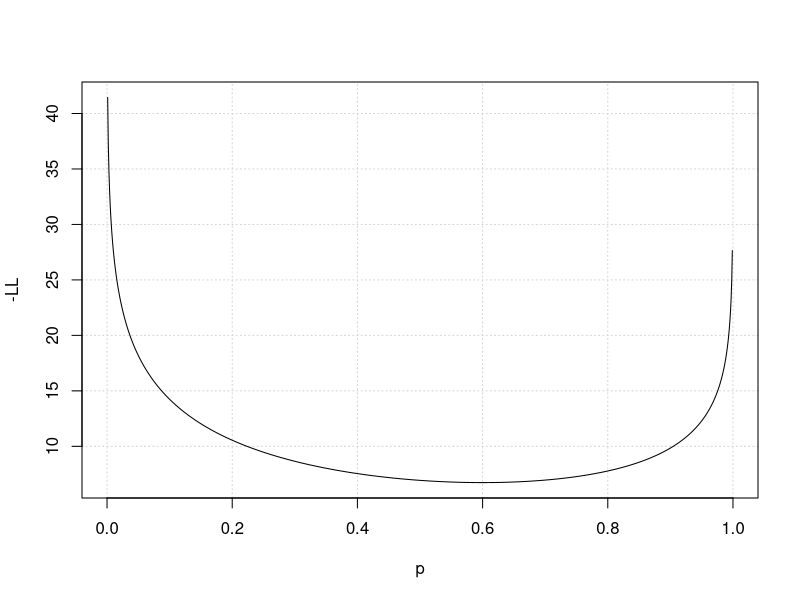
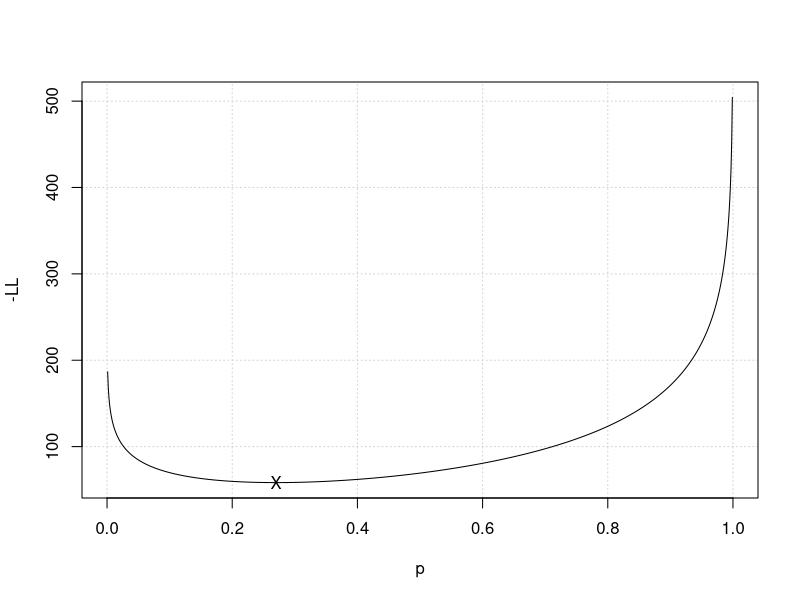
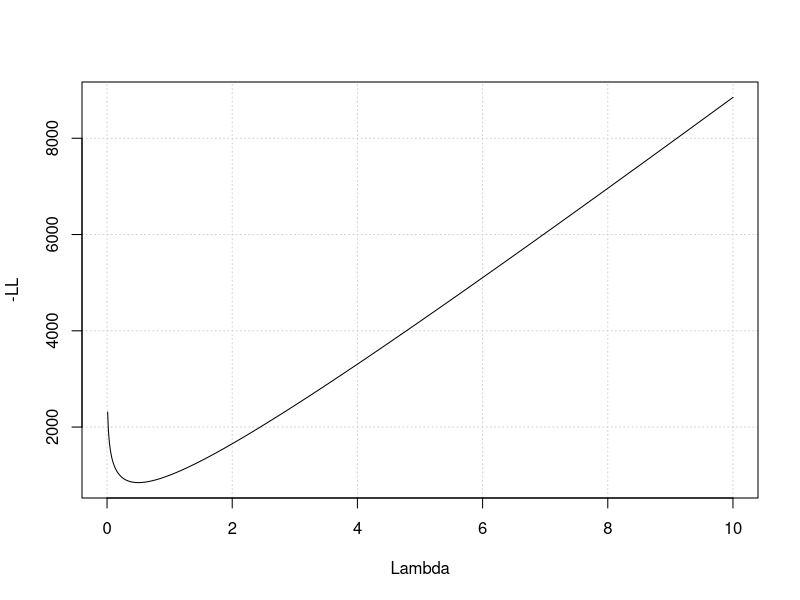

These charts were generated, in order, by the following R code:
### Extra materials: Optimization ###################################

### Probability mass function of binomial ###########################

  # PMF of binomial distribution
  dbinom(x=6, size=10, prob=0.5) 
  # x = positive trials, size = number, prob= probabiltiy
  dbinom(x=0, size=10, prob=0.5)

  
### (Minus) Log-likelihood of binomial ##############################

  # pi= probability value
  # x = positive trials
  # n = total number of trials
  
  loglike.bin <- function(pi, x, n) {
    
    # Minus loglikelihood
    loglike <- -  (x * log(pi) + (n-x) * log(1 - pi))
    
    # Return result
    return(loglike)
    
  }

  
### Plot log likelihood #############################################

  # Range of values
  my.pi <- seq(from=0, to=1, by=0.001)
  
  # Calculate -LL for these values using x=6 and n=10 as an example
  my.loglike <- loglike.bin(my.pi, x=6, n=10)
  
  # Plot results
  plot(my.pi, my.loglike,type="l",xlab="p",ylab="-LL",panel.first=grid())
  
  # Second example with other values
  my.loglike <- loglike.bin(my.pi, x=27, n=100)
  
  # Plot results
  plot(my.pi, my.loglike,type="l",xlab="p",ylab="-LL",panel.first=grid())
  
  # Find lowest value and add to plot
  y1 <- min(my.loglike)
  x1 <- my.pi[which.min(my.loglike)]
  points(x1,y1,pch="X")

  
### Optim function ##################################################

  # Optimize for first example
  optim(par=0.5, fn=loglike.bin, x=6, n=10)
  
  # Get rid of warning
  optim(par = 0.5, fn = loglike.bin, x = 6,
        n = 10, method = "BFGS")
  
  # Save results in object
  estimate <-  optim(par = 0.5, fn = loglike.bin, x = 6,
                     n = 10, method = "BFGS")
  
  names(estimate)
  estimate$par
  
  # Second example
  optim(par = 0.5, fn = loglike.bin, x = 27,
        n = 100, method = "BFGS") # Result is not perfect!
  

### Second example: Poisson #########################################

  # PMF: Pr(X=x|\lambda)=\exp^{-\lambda} * \lambda^x/x!
  # Log-likelihood LL(\lambda|x1,...,xn)=-n\lambda+t log \lambda
  # with t = sum(x)
  # Analytic solution: \lambda=t/n -> mean(x)
  
  loglike.p <- function(lambda,t,n) {
    
    loglike <- n*lambda-t*log(lambda)
    return(loglike)
    
  }
  
  loglike.p(lambda=0.4,n=1000,t=500)
  
  # Plot profile
  my.lambda <- seq(0,10,by=0.01)
  my.loglike <- loglike.p(my.lambda,n=1000,t=500)
  plot(my.lambda,my.loglike,type="l",xlab="Lambda",ylab="-LL",panel.first=grid())
  
  # Analytical solution
  500/1000
  
  # Optim
  optim(par=1,fn=loglike.p,n=1000,t=500)
